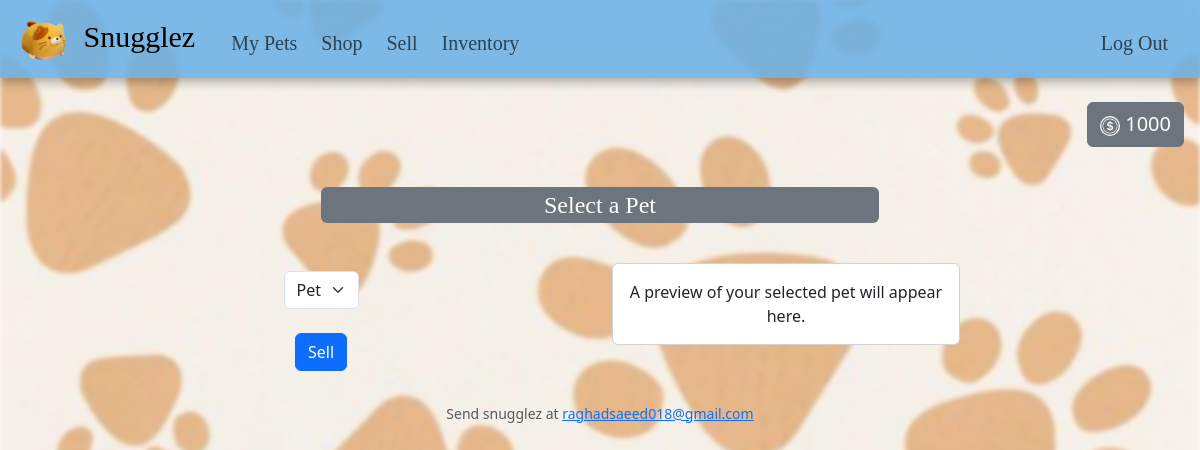
The app's page /sell (signed in), older data.
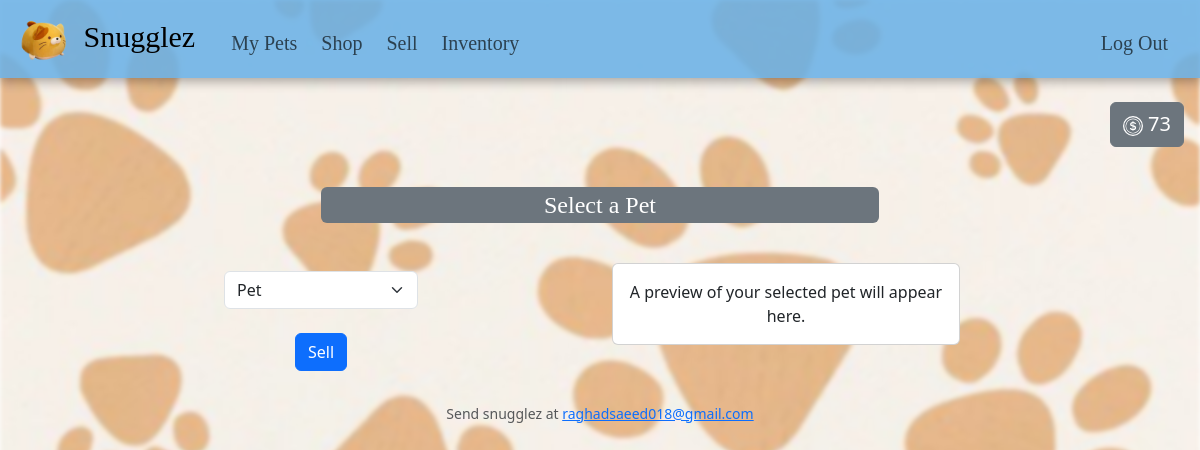
The same page, newer data.
### tables this page shows
CREATE TABLE 'users' (
id INTEGER NOT NULL,
username TEXT NOT NULL,
hash TEXT NOT NULL,
timestamp TEXT NOT NULL, 'cash'  INTEGER NOT NULL DEFAULT 100.00 ,
PRIMARY KEY(id)
);

### app.py (the view)
@app.route("/sell", methods=["GET", "POST"])
@login_required
def sell():
    if request.method == "POST":
        animal_id = request.form.get("animal_id")
        result = db.execute("SELECT animal_id FROM purchases WHERE user_id = ? AND animal_id = ?", session["user_id"], animal_id)
        if result:
            result = result[0]
            animal_price = db.execute("SELECT price FROM purchases WHERE user_id = ? AND animal_id = ?", session["user_id"], animal_id)[0]
            if animal_price:
                cash = db.execute("SELECT cash FROM users WHERE id = ?", session["user_id"])[0]
                if cash:
                    db.execute("UPDATE users SET cash = ? WHERE id = ?", cash["cash"] + animal_price["price"], session["user_id"])
                    db.execute("DELETE FROM purchases WHERE user_id = ? AND animal_id = ?", session["user_id"], animal_id)
                    return redirect("/")
                else:
                    flash("Error fetching user's cash")
                    return redirect("/sell")
            else:
                flash("Error fetching pet's price")
                return redirect("/sell")
        else:
            flash("Invalid pet")
            return redirect("/sell")
    else:
        cash = db.execute("SELECT cash FROM users WHERE id = ?", session["user_id"])[0]["cash"]
        pets = db.execute("""
            SELECT animals.*
            FROM purchases
            JOIN animals ON purchases.animal_id = animals.id
            WHERE purchases.user_id = ? AND animals.category NOT IN (
                SELECT category FROM animals WHERE category IN ('food', 'accessory')
            )
        """, session["user_id"])
        return render_template("sell.html", pets=pets, cash=cash)

### app.py (called while the page is built)
@app.after_request
def after_request(response):
    response.headers["Cache-Control"] = "no-cache, no-store, must-revalidate"
    response.headers["Expires"] = 0
    response.headers["Pragma"] = "no-cache"
    return response

### helpers.py (called while the page is built)
def login_required(f):
    @wraps(f)
    def decorated_function(*args, **kwargs):
        if session.get("user_id") is None:
            return redirect("/login")
        return f(*args, **kwargs)
    return decorated_function

### templates/sell.html (shortened to what this page needs)
{% extends "layout.html" %}
{% block main %}
    <div class="py-4 d-flex">
        <button class="btn btn-secondary fs-5 ms-auto me-3">
            {{ cash }}
        </button>
    </div>
    <div class="container container-fluid py-3">
        <div class="mx-auto text-center mb-3">
            <label for="petSelect" class="form-label text-bg-secondary fs-4 snugglez rounded w-50">Select a Pet</label>
        </div>
        <div class="row mx-auto text-center">
            <div class="col-lg-6 col-md-8 col-sm-10 col-xs-12">
                <form action="/sell" method="post">
                    <div class="m-4">
                        <select class="form-select mx-auto w-auto" name="pet" id="petSelect">
                            <option disabled selected>Pet</option>
                        </select>
                    </div>
                    <div class="text-center mb-3">
                        <button class="btn btn-primary" type="submit">Sell</button>
                    </div>
                </form>
            </div>
            <div class="col-lg-4 col-md-3 col-sm-2 col-xs-12">
                <div id="emptyCard" class="card mb-3 mt-3 text-center">
                    <div class="card-body">
                        <p class="card-text">A preview of your selected pet will appear here.</p>
                    </div>
                </div>
            </div>
        </div>
    </div>
{% endblock %}

Row changes from the older to the newer data that the page shows:
no longer on this page (row edited): users: cash "1000"
Text that changed along with them:
{{ cash }}: (not shown) → "73"
